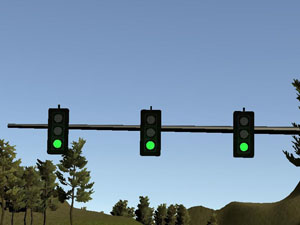
#> input picture imgs/left0003.jpg, 300 x 225 px; its folder holds only this picture in this run
$ python -i img_proc.py   (imports and definitions only)
#> lines starting #> are read from the running program, lines starting #| are printed output that depends on the picture; after the words box and inside, x2 and y2 are one past the last pixel; in counts of white or black regions, pixels touching at a corner belong together
#> further down, picture is the input picture: shape (225, 300, 3); mean B, G, R 167.1, 143.9, 120.1
import cv2
import time
import numpy as np
from os import listdir
from os.path import isfile, join

def normalize_channel(image):
    min_val = np.min(image.ravel())
    max_val = np.max(image.ravel())
    return (image - min_val) / (max_val - min_val)


def detect_light(enhanced_img, thrs):
    ret,thresh_r = cv2.threshold(enhanced_img, thrs, 1.0, cv2.THRESH_BINARY)
    thresh_r = thresh_r.astype('uint8')
    #cv2.imwrite('thresh.png', thresh_r * 255)

    n_labels, labels, stats, centroids = cv2.connectedComponentsWithStats(thresh_r)
    for stat in stats:
        width = stat[cv2.CC_STAT_WIDTH]
        height = stat[cv2.CC_STAT_HEIGHT]
        max_dim = max(width, height)
        min_dim = min(width, height)
        if 4 < width < 44 and 4 < height < 44 and float(max_dim) / min_dim < 1.3:
            return True, max_dim
    return False, 0


def analyze_image(image):
    secs = int(time.time() * 10)

    if secs % 20 == 0:
        print('w')
        img = cv2.resize(image, (416, 416), interpolation=cv2.INTER_CUBIC)
        cv2.imwrite('./sim_imgs/img_%d.jpg' % secs, img);
    b, g, r = cv2.split(image)
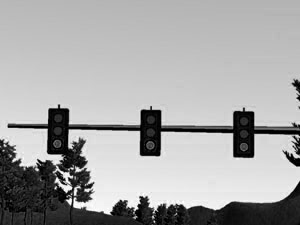
#> b: shape (225, 300); min 0, max 255, mean 167.1
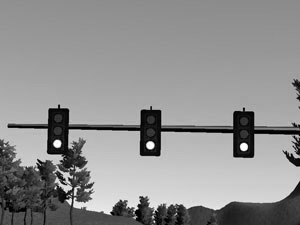
#> g: shape (225, 300); min 0, max 255, mean 143.9
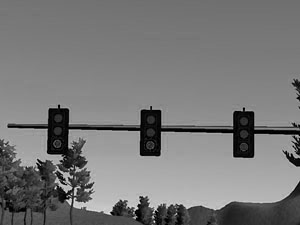
#> r: shape (225, 300); min 0, max 234, mean 120.1
    r = normalize_channel(r.astype(float))
#> in normalize_channel, `min_val = np.min(image.ravel())`: min_val = 0
#> in normalize_channel, `max_val = np.max(image.ravel())`: max_val = 234
    b = normalize_channel(b.astype(float))
    g = normalize_channel(g.astype(float))
    r_enh = r - b - g
    r_enh = (r_enh + 2.0) / 3.0
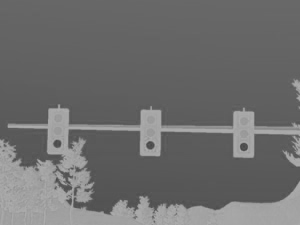
#> r_enh: shape (225, 300) float64; min 0.276, max 0.689, mean 0.431
    #cv2.imwrite('r_enh.png', r_enh * 255)

    red_seen, red_size = detect_light(r_enh, 0.7)
#> in detect_light, `ret,thresh_r = cv2.threshold(enhanced_img, thrs, 1.0, cv2.THRESH_BINARY)`: thresh_r: shape (225, 300) float64; every value is 0
#> in detect_light, `ret,thresh_r = cv2.threshold(enhanced_img, thrs, 1.0, cv2.THRESH_BINARY)`: ret = 0.7
#> in detect_light, `thresh_r = thresh_r.astype('uint8')`: thresh_r: shape (225, 300); every value is 0
#> in detect_light, `n_labels, labels, stats, centroids = cv2.connectedComponentsWithStats(..`: labels: shape (225, 300) int32; every value is 0
#> in detect_light, `n_labels, labels, stats, centroids = cv2.connectedComponentsWithStats(..`: n_labels = 1; stats = [[0, 0, 300, 225, 67500]]; centroids = [[149.5, 112]]
#> the loop in detect_light, `for stat in stats:` made 1 pass
#> (stat, width, height, max_dim, min_dim) on pass 1: ([0, 0, 300, 225, 67500], 300, 225, 300, 225)
#> red_seen = False; red_size = 0

    g_enh = g - b - r
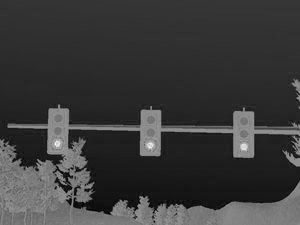
#> g_enh: shape (225, 300) float64; min -1.02, max 0.783, mean -0.604; drawn with min black and max white
    g_enh = (g_enh + 2.0) / 3.0
    #cv2.imwrite('g_enh.png', g_enh * 255)

    green_seen, green_size = detect_light(g_enh, 0.7)
#> call 2 of detect_light, with thrs = 0.7
#> in detect_light (call 2), `ret,thresh_r = cv2.threshold(enhanced_img, thrs, 1.0, cv2.THRESH_BINARY)`:
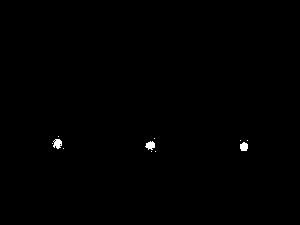
#> thresh_r: shape (225, 300) float64; values 0 (black) and 1 (white), 0.29% white; 11 white regions (8 under 20 px), largest, box (x1, y1, x2, y2) and area: (53, 139, 62, 149) 65, (145, 141, 155, 150) 61, (240, 142, 248, 151) 59
#> in detect_light (call 2), `n_labels, labels, stats, centroids = cv2.connectedComponentsWithStats(..`: labels: shape (225, 300) int32; 12 distinct labels, from 0 to 11
#> in detect_light (call 2), `n_labels, labels, stats, centroids = cv2.connectedComponentsWithStats(..`: n_labels = 12; stats = [[0, 0, 300, 225, 67307], [58, 136, 1, 1, 1], [53, 139, 9, 10, 65], [154, 138, 1, 1, 1], [145, 141, 10, 9, 61], [240, 140, 1, 1, 1], [247, 140, 1, 1, 1], [52, 143, 1, 1, 1], [240, 142, 8, 9, 59], [63, 148, 1, 1, 1], [151, 151, 1, 1, 1], [155, 151, 1, 1, 1]]; centroids = [[149.5, 111.9], [58, 136], [57.18, 143.2], [154, 138], [150, 145], [240, 140], [247, 140], [52, 143], [243.5, 146.3], [63, 148], [151, 151], [155, 151]]
#> the loop in detect_light, `for stat in stats:` made 3 passes
#> (stat, width, height, max_dim, min_dim) on passes 1 to 3: ([0, 0, 300, 225, 67307], 300, 225, 300, 225), ([58, 136, 1, 1, 1], 1, 1, 1, 1), ([53, 139, 9, 10, 65], 9, 10, 10, 9)
#> green_seen = True; green_size = 10

    y_enh = r + g - b
    y_enh = (y_enh + 1.0) / 3.0
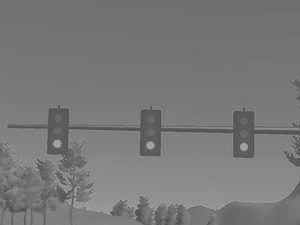
#> y_enh: shape (225, 300) float64; min 0.295, max 0.689, mean 0.474
    #cv2.imwrite('y_enh.png', y_enh * 255)

    yellow_seen, yellow_size = detect_light(y_enh, 0.7)
#> yellow_seen = False; yellow_size = 0

    if not red_seen and not green_seen and not yellow_seen:
        #print('NO light detected')
        return 0
    if red_size > green_size and red_size > yellow_size:
        #print('red light detected')
        return 1
    if green_size > red_size and green_size > yellow_size:
        #print('green light detected')
        return 2
    if yellow_size > red_size and yellow_size > green_size:
        #print('yellow light detected')
        return 3
    return 0


# [7 lines of commented-out code are left out]

>>> import cv2
>>> picture = cv2.imread('../../../../imgs/left0003.jpg')
>>> result = analyze_image(picture)
#> result = 2

$ run again, on imgs/left0032.jpg
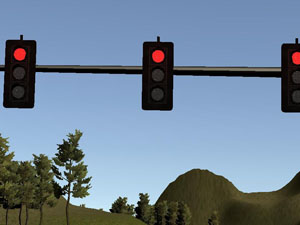
#> input picture imgs/left0032.jpg, 300 x 225 px
#> picture is the input picture: shape (225, 300, 3); mean B, G, R 150.3, 131.2, 112.4
#> min_val = 0
#> max_val = 255
#> in detect_light, `ret,thresh_r = cv2.threshold(enhanced_img, thrs, 1.0, cv2.THRESH_BINARY)`:
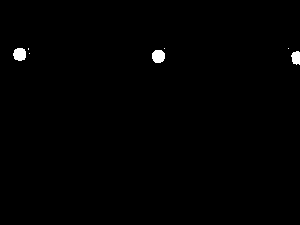
#> thresh_r: shape (225, 300) float64; values 0 (black) and 1 (white), 0.57% white; 7 white regions (4 under 20 px), largest, box (x1, y1, x2, y2) and area: (152, 50, 165, 63) 142, (13, 48, 26, 61) 139, (291, 51, 300, 65) 100
#> ret = 0.7
#> labels: shape (225, 300) int32; 8 distinct labels, from 0 to 7
#> n_labels = 8; stats = [[0, 0, 300, 225, 67114], [13, 48, 13, 13, 139], [28, 48, 1, 2, 2], [164, 48, 1, 1, 1], [288, 48, 1, 1, 1], [152, 50, 13, 13, 142], [291, 51, 9, 14, 100], [29, 53, 1, 1, 1]]; centroids = [[149.5, 112.3], [19.28, 53.91], [28, 48.5], [164, 48], [288, 48], [158, 55.92], [295.6, 57.35], [29, 53]]
#> the loop in detect_light, `for stat in stats:` made 2 passes
#> (stat, width, height, max_dim, min_dim) on passes 1 to 2: ([0, 0, 300, 225, 67114], 300, 225, 300, 225), ([13, 48, 13, 13, 139], 13, 13, 13, 13)
#> red_seen = True; red_size = 13
#> labels: shape (225, 300) int32; every value is 0
#> the loop in detect_light (call 2), `for stat in stats:` made 1 pass
#> (stat, width, height, max_dim, min_dim) on pass 1: ([0, 0, 300, 225, 67500], 300, 225, 300, 225)
#> green_seen = False; green_size = 0
#> in analyze_image, `y_enh = (y_enh + 1.0) / 3.0`:
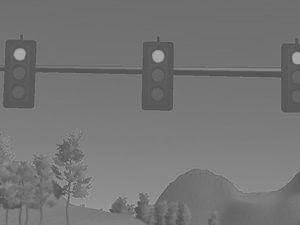
#> y_enh: shape (225, 300) float64; min 0.312, max 0.689, mean 0.46
#> yellow_seen = False; yellow_size = 0
#> result = 1

$ run again, on imgs/left0596.jpg
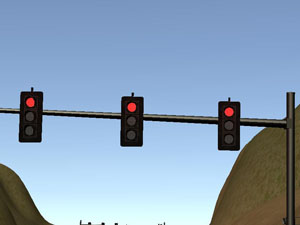
#> input picture imgs/left0596.jpg, 300 x 225 px
#> picture is the input picture: shape (225, 300, 3); mean B, G, R 184.7, 160.6, 137.6
#> min_val = 0
#> max_val = 255
#> in detect_light, `ret,thresh_r = cv2.threshold(enhanced_img, thrs, 1.0, cv2.THRESH_BINARY)`:
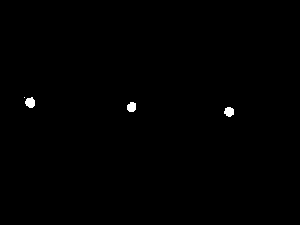
#> thresh_r: shape (225, 300) float64; values 0 (black) and 1 (white), 0.35% white; 4 white regions (1 under 20 px), largest, box (x1, y1, x2, y2) and area: (25, 97, 35, 108) 83, (224, 107, 234, 117) 77, (127, 102, 136, 112) 75
#> ret = 0.7
#> labels: shape (225, 300) int32; 5 distinct labels, from 0 to 4
#> n_labels = 5; stats = [[0, 0, 300, 225, 67264], [24, 97, 1, 1, 1], [25, 97, 10, 11, 83], [127, 102, 9, 10, 75], [224, 107, 10, 10, 77]]; centroids = [[149.6, 112], [24, 97], [29.83, 102.2], [131.2, 106.6], [228.7, 111.3]]
#> the loop in detect_light, `for stat in stats:` made 3 passes
#> (stat, width, height, max_dim, min_dim) on passes 1 to 3: ([0, 0, 300, 225, 67264], 300, 225, 300, 225), ([24, 97, 1, 1, 1], 1, 1, 1, 1), ([25, 97, 10, 11, 83], 10, 11, 11, 10)
#> red_seen = True; red_size = 11
#> labels: shape (225, 300) int32; every value is 0
#> the loop in detect_light (call 2), `for stat in stats:` made 1 pass
#> (stat, width, height, max_dim, min_dim) on pass 1: ([0, 0, 300, 225, 67500], 300, 225, 300, 225)
#> green_seen = False; green_size = 0
#> in analyze_image, `y_enh = (y_enh + 1.0) / 3.0`:
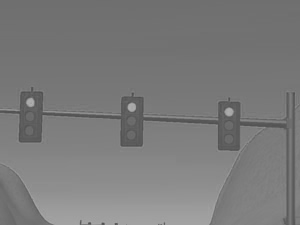
#> y_enh: shape (225, 300) float64; min 0.308, max 0.692, mean 0.482
#> yellow_seen = False; yellow_size = 0
#> result = 1
